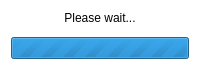
<?xml version="1.0" encoding="UTF-8"?>
<ui version="4.0">
 <class>MegaProgressCustomDialog</class>
 <widget class="QDialog" name="MegaProgressCustomDialog">
  <property name="geometry">
   <rect>
    <x>0</x>
    <y>0</y>
    <width>200</width>
    <height>70</height>
   </rect>
  </property>
  <property name="windowTitle">
   <string notr="true">MEGA</string>
  </property>
  <property name="styleSheet">
   <string notr="true">#MegaProgressCustomDialog
{
background-color: #FFFFFF;  /*colorToken.page-background*/
}
</string>
  </property>
  <property name="TOKENIZED" stdset="0">
   <bool>true</bool>
  </property>
  <layout class="QVBoxLayout" name="verticalLayout">
   <property name="spacing">
    <number>12</number>
   </property>
   <item>
    <widget class="QLabel" name="label">
     <property name="sizePolicy">
      <sizepolicy hsizetype="Expanding" vsizetype="Preferred">
       <horstretch>0</horstretch>
       <verstretch>0</verstretch>
      </sizepolicy>
     </property>
     <property name="text">
      <string>Please wait...</string>
     </property>
     <property name="alignment">
      <set>Qt::AlignCenter</set>
     </property>
    </widget>
   </item>
   <item>
    <widget class="QProgressBar" name="progressBar">
     <property name="maximum">
      <number>0</number>
     </property>
     <property name="value">
      <number>-1</number>
     </property>
     <property name="alignment">
      <set>Qt::AlignCenter</set>
     </property>
     <property name="format">
      <string/>
     </property>
    </widget>
   </item>
  </layout>
 </widget>
 <resources/>
 <connections/>
</ui>
